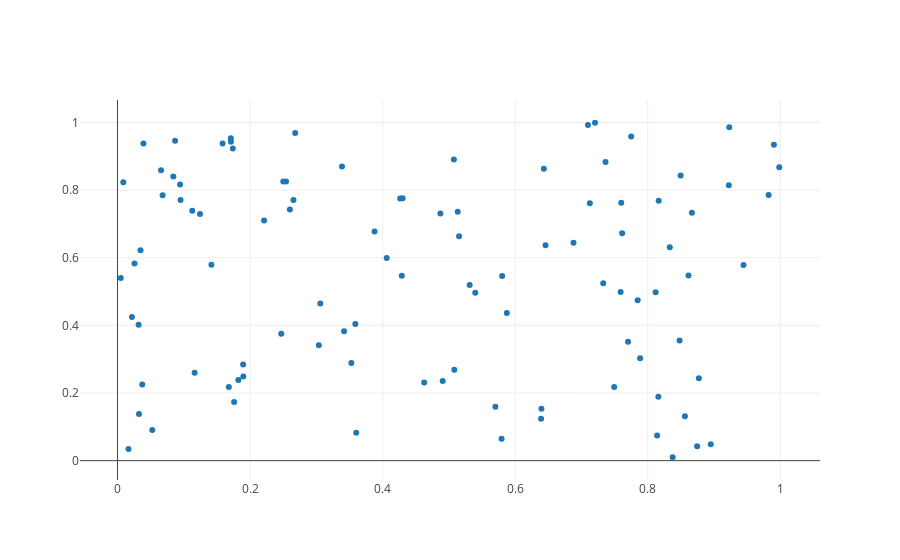

The code cell stored with this chart in its notebook:
### Code cell
data = [trace]
iplot(data)
